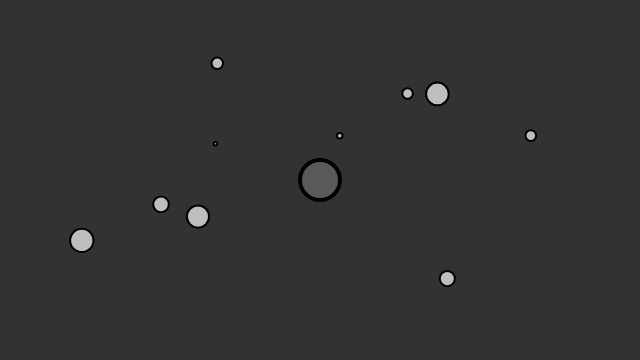
Frame 1 (no input)
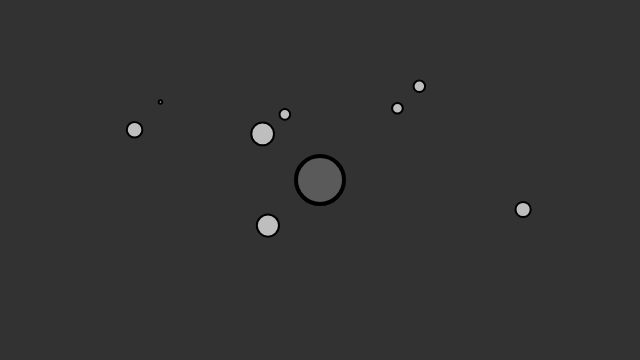
Frame 60 (no input)
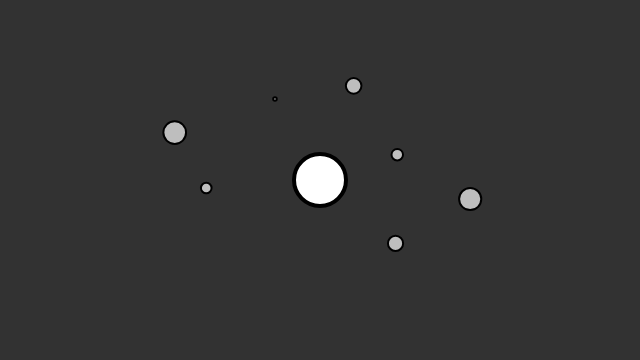
Frame 120 (the mouse pressed at the canvas centre since frame 60)

The p5.js sketch that drew these frames (run headless with seeded random() and noise() and a simulated clock; from frame 60 on, the mouse is pressed at the canvas centre):

// p5.js sketch
// ── sketch.js

// The Nature of Code
// Daniel Shiffman
// http://natureofcode.com
var movers = [];

var attractor;

function setup() {
  createCanvas(640, 360);
  for (var i = 0; i < 10; i++) {
    movers[i] = new Mover(random(0.1, 2), random(width), random(height));
  }
  attractor = new Attractor();
}

function draw() {
  background(50);

  attractor.display();

  for (var i = 0; i < movers.length; i++) {
    //var force = attractor.calculateAttraction(movers[i]);
  //  movers[i].applyForce(force);

    movers[i].update();
    movers[i].display();

//check for collisions
    attractor.collide(movers[i]);
    if(attractor.bang==true){
      //if yes, remove from the array
      movers.splice(i,1);
      attractor.bang=false;
    }
  }
}



function mouseMoved() {
  attractor.handleHover(mouseX, mouseY);
}

function mousePressed() {
  attractor.handlePress(mouseX, mouseY);
}

function mouseDragged() {
  attractor.handleHover(mouseX, mouseY);
  attractor.handleDrag(mouseX, mouseY);
}

function mouseReleased() {
  attractor.stopDragging();
}

// ── attractor.js
// The Nature of Code
// Daniel Shiffman
// http://natureofcode.com

// An object for a draggable attractive body in our world

var Attractor = function() {
  this.position = createVector(width/2, height/2);
  this.mass = 20;
  this.G = 1;
  this.dragOffset = createVector(0, 0);
  this.dragging = false;
  this.rollover = false;
  this.bang = false;

  this.calculateAttraction = function(m) {
    // Calculate direction of force
    var force = p5.Vector.sub(this.position, m.position);
    // Distance between objects
    var distance = force.mag();
    // Limiting the distance to eliminate "extreme" results for very close or very far objects
    distance = constrain(distance, 5, 25);
    // Normalize vector (distance doesn't matter here, we just want this vector for direction)
    force.normalize();
    // Calculate gravitional force magnitude
    var strength = (this.G * this.mass * m.mass) / (distance * distance);
    // Get force vector --> magnitude * direction
    force.mult(strength);
    return force;
  };

  // Method to display
  this.display = function() {
    ellipseMode(CENTER);
    strokeWeight(4);
    stroke(0);
    if (this.dragging) {
      fill(255);
    } else if (this.rollover) {
      fill(175);
    } else {
      fill(101, 200);
    }
    ellipse(this.position.x, this.position.y, this.mass*2, this.mass*2);
  };

  // The methods below are for mouse interaction
  this.handlePress = function(mx, my) {
    var d = dist(mx, my, this.position.x, this.position.y);
    if (d < this.mass) {
      this.dragging = true;
      this.dragOffset.x = this.position.x - mx;
      this.dragOffset.y = this.position.y - my;
    }
  };

  this.handleHover = function(mx, my) {
    var d = dist(mx, my, this.position.x, this.position.y);
    if (d < this.mass) {
      this.rollover = true;
    } else {
      this.rollover = false;
    }
  };

  this.stopDragging = function() {
    this.dragging = false;
  };

  this.handleDrag = function(mx, my) {
    if (this.dragging) {
      this.position.x = mx + this.dragOffset.x;
      this.position.y = my + this.dragOffset.y;
    }

  };

  //COLLISION FUNCTION
  this.collide = function(m){ //m is each of the mover objects
    if(dist(m.position.x,m.position.y,this.position.x,this.position.y)<(m.mass*8+this.mass)){

      this.bang =true;
      this.mass = this.mass+2;

    }

  };



};

// ── mover.js
// The Nature of Code
// Daniel Shiffman
// http://natureofcode.com

var Mover = function(mass, x, y) {
  this.noff = createVector(random(1000),random(1000));
  this.position = createVector(x, y);
  this.velocity = createVector(0, 0);
  this.acceleration = createVector(0, 0);
  this.mass = mass;

  this.applyForce = function(force) {
    var f = p5.Vector.div(force,this.mass);
    this.acceleration.add(f);
  };



  this.update = function() {
    // this.velocity.add(this.acceleration);
    // this.position.add(this.velocity);
    // this.acceleration.mult(0);

    //these equations give noise movement
    this.position.x = map(noise(this.noff.x),0,1,0,width);
    this.position.y = map(noise(this.noff.y),0,1,0,height);
    this.noff.add(0.01,0.01,0);
  };

  this.display = function() {
    stroke(0);
    strokeWeight(2);
    fill(255, 175);
    ellipse(this.position.x, this.position.y, this.mass*16, this.mass*16);
  };

  this.checkEdges = function() {
    if (this.position.x > width) {
      this.position.x = width;
      this.velocity.x *= -1;
    } else if (this.position.x < 0) {
      this.velocity.x *= -1;
      this.position.x = 0;
    }
    if (this.position.y > height) {
      this.velocity.y *= -1;
      this.position.y = height;
    }
  };


};
